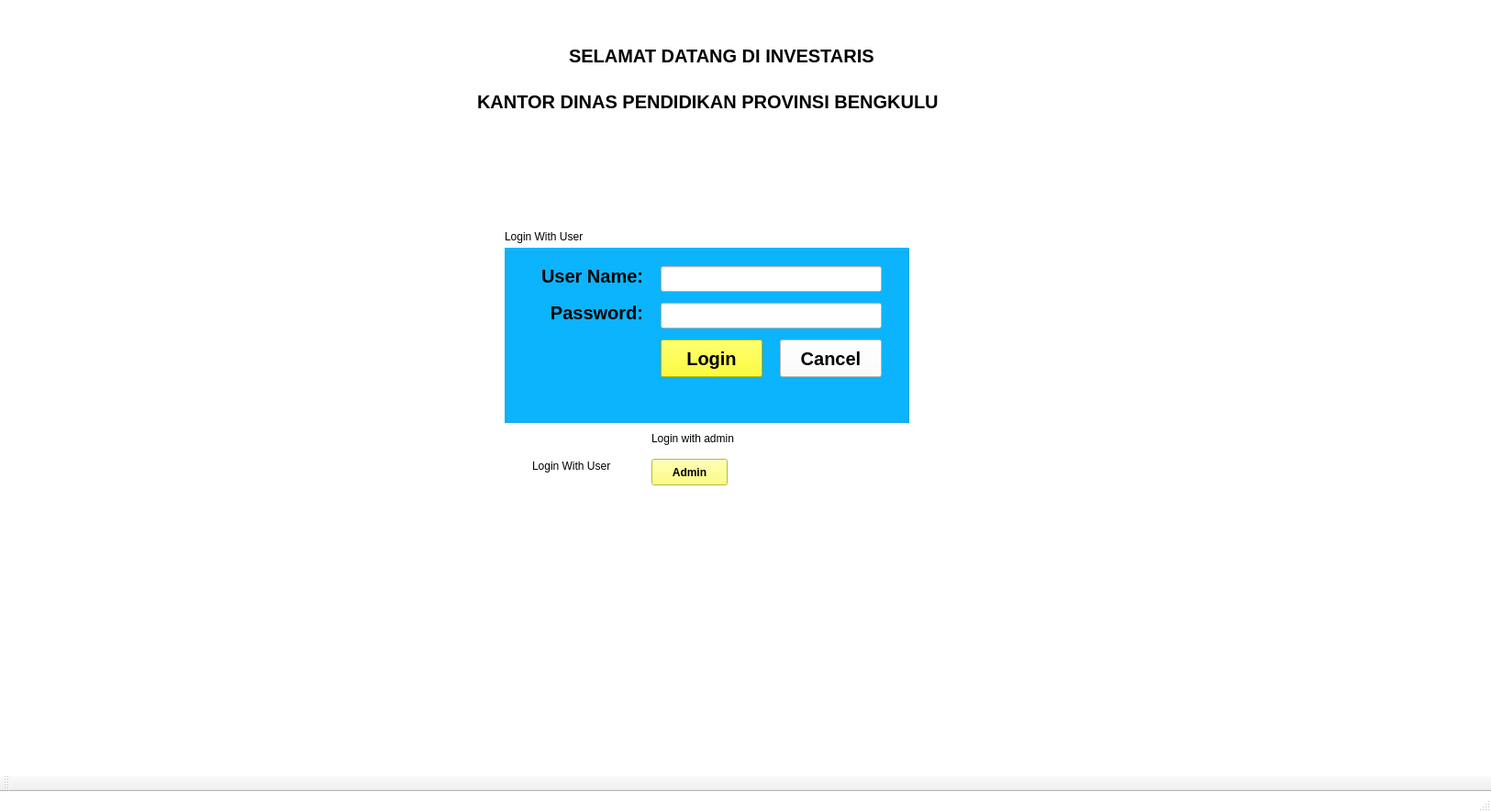
<?xml version="1.0" encoding="UTF-8"?>
<ui version="4.0">
 <class>Login</class>
 <widget class="QMainWindow" name="Login">
  <property name="geometry">
   <rect>
    <x>0</x>
    <y>0</y>
    <width>1625</width>
    <height>885</height>
   </rect>
  </property>
  <property name="font">
   <font>
    <pointsize>10</pointsize>
   </font>
  </property>
  <property name="mouseTracking">
   <bool>false</bool>
  </property>
  <property name="windowTitle">
   <string>MainWindow</string>
  </property>
  <property name="styleSheet">
   <string notr="true">QMainWindow
{

	background-color: rgb(255, 255, 255);
}</string>
  </property>
  <widget class="QWidget" name="centralwidget">
   <property name="styleSheet">
    <string notr="true"/>
   </property>
   <widget class="QGroupBox" name="groupBox">
    <property name="geometry">
     <rect>
      <x>550</x>
      <y>270</y>
      <width>441</width>
      <height>191</height>
     </rect>
    </property>
    <property name="styleSheet">
     <string notr="true">QGroupBox
{
	background-color: rgb(11, 182, 255);

}</string>
    </property>
    <property name="title">
     <string/>
    </property>
    <widget class="QLabel" name="label">
     <property name="geometry">
      <rect>
       <x>40</x>
       <y>10</y>
       <width>141</width>
       <height>41</height>
      </rect>
     </property>
     <property name="font">
      <font>
       <pointsize>15</pointsize>
       <bold>true</bold>
      </font>
     </property>
     <property name="styleSheet">
      <string notr="true">QLabel
{
color: qlineargradient(spread:pad, x1:1, y1:1, x2:1, y2:1, stop:0 rgba(0, 0, 0, 255), stop:1 rgba(255, 255, 255, 255));
}</string>
     </property>
     <property name="text">
      <string>User Name:</string>
     </property>
    </widget>
    <widget class="QLabel" name="label_2">
     <property name="geometry">
      <rect>
       <x>30</x>
       <y>50</y>
       <width>121</width>
       <height>41</height>
      </rect>
     </property>
     <property name="font">
      <font>
       <pointsize>15</pointsize>
       <bold>true</bold>
      </font>
     </property>
     <property name="styleSheet">
      <string notr="true">QLabel
{
color: qlineargradient(spread:pad, x1:1, y1:1, x2:1, y2:1, stop:0 rgba(0, 0, 0, 255), stop:1 rgba(255, 255, 255, 255));
}</string>
     </property>
     <property name="text">
      <string>Password:</string>
     </property>
     <property name="alignment">
      <set>Qt::AlignRight|Qt::AlignTrailing|Qt::AlignVCenter</set>
     </property>
    </widget>
    <widget class="QLineEdit" name="lineEdit_User_Name">
     <property name="geometry">
      <rect>
       <x>170</x>
       <y>20</y>
       <width>241</width>
       <height>28</height>
      </rect>
     </property>
     <property name="font">
      <font>
       <pointsize>15</pointsize>
       <bold>true</bold>
      </font>
     </property>
     <property name="styleSheet">
      <string notr="true">QLineEdit
{
	
	color: rgb(0, 0, 0);
	background-color: rgb(255, 255, 255);
}</string>
     </property>
     <property name="text">
      <string/>
     </property>
     <property name="echoMode">
      <enum>QLineEdit::Normal</enum>
     </property>
    </widget>
    <widget class="QLineEdit" name="lineEdit_Password">
     <property name="geometry">
      <rect>
       <x>170</x>
       <y>60</y>
       <width>241</width>
       <height>28</height>
      </rect>
     </property>
     <property name="font">
      <font>
       <pointsize>15</pointsize>
       <bold>true</bold>
      </font>
     </property>
     <property name="styleSheet">
      <string notr="true">QLineEdit
{
	
	color: rgb(0, 0, 0);
	background-color: rgb(255, 255, 255);
}</string>
     </property>
     <property name="echoMode">
      <enum>QLineEdit::Password</enum>
     </property>
    </widget>
    <widget class="QPushButton" name="pushButton_Login">
     <property name="geometry">
      <rect>
       <x>170</x>
       <y>100</y>
       <width>111</width>
       <height>41</height>
      </rect>
     </property>
     <property name="font">
      <font>
       <pointsize>15</pointsize>
       <bold>true</bold>
      </font>
     </property>
     <property name="styleSheet">
      <string notr="true">color: rgb(0,0,0);
background-color: rgb(255, 255, 0);</string>
     </property>
     <property name="text">
      <string>Login</string>
     </property>
    </widget>
    <widget class="QPushButton" name="pushButton_Cancel">
     <property name="geometry">
      <rect>
       <x>300</x>
       <y>100</y>
       <width>111</width>
       <height>41</height>
      </rect>
     </property>
     <property name="font">
      <font>
       <pointsize>15</pointsize>
       <bold>true</bold>
      </font>
     </property>
     <property name="styleSheet">
      <string notr="true">color: rgb(0, 0, 0);
background-color: rgb(255, 255, 255);</string>
     </property>
     <property name="text">
      <string>Cancel</string>
     </property>
    </widget>
   </widget>
   <widget class="QLabel" name="label_3">
    <property name="geometry">
     <rect>
      <x>620</x>
      <y>10</y>
      <width>431</width>
      <height>101</height>
     </rect>
    </property>
    <property name="font">
     <font>
      <pointsize>15</pointsize>
      <bold>true</bold>
     </font>
    </property>
    <property name="styleSheet">
     <string notr="true">QLabel
{
color: qlineargradient(spread:pad, x1:1, y1:1, x2:1, y2:1, stop:0 rgba(0, 0, 0, 255), stop:1 rgba(255, 255, 255, 255));
}</string>
    </property>
    <property name="text">
     <string>SELAMAT DATANG DI INVESTARIS </string>
    </property>
   </widget>
   <widget class="QLabel" name="label_4">
    <property name="geometry">
     <rect>
      <x>520</x>
      <y>60</y>
      <width>1031</width>
      <height>101</height>
     </rect>
    </property>
    <property name="font">
     <font>
      <pointsize>15</pointsize>
      <bold>true</bold>
     </font>
    </property>
    <property name="styleSheet">
     <string notr="true">QLabel
{
color: qlineargradient(spread:pad, x1:1, y1:1, x2:1, y2:1, stop:0 rgba(0, 0, 0, 255), stop:1 rgba(255, 255, 255, 255));
}</string>
    </property>
    <property name="text">
     <string>KANTOR DINAS PENDIDIKAN PROVINSI BENGKULU</string>
    </property>
   </widget>
   <widget class="QLabel" name="label_5">
    <property name="geometry">
     <rect>
      <x>710</x>
      <y>470</y>
      <width>121</width>
      <height>16</height>
     </rect>
    </property>
    <property name="font">
     <font>
      <bold>false</bold>
     </font>
    </property>
    <property name="styleSheet">
     <string notr="true">color: rgb(0, 0, 0);</string>
    </property>
    <property name="text">
     <string>Login with admin</string>
    </property>
   </widget>
   <widget class="QPushButton" name="pushButton">
    <property name="geometry">
     <rect>
      <x>710</x>
      <y>500</y>
      <width>83</width>
      <height>29</height>
     </rect>
    </property>
    <property name="font">
     <font>
      <bold>true</bold>
     </font>
    </property>
    <property name="styleSheet">
     <string notr="true">background-color: rgb(253, 253, 96);
color: rgb(0, 0, 0);</string>
    </property>
    <property name="text">
     <string>Admin</string>
    </property>
   </widget>
   <widget class="QLabel" name="label_6">
    <property name="geometry">
     <rect>
      <x>550</x>
      <y>250</y>
      <width>121</width>
      <height>16</height>
     </rect>
    </property>
    <property name="font">
     <font>
      <bold>false</bold>
     </font>
    </property>
    <property name="styleSheet">
     <string notr="true">color: rgb(0, 0, 0);</string>
    </property>
    <property name="text">
     <string>Login With User</string>
    </property>
   </widget>
   <widget class="QLabel" name="label_11">
    <property name="geometry">
     <rect>
      <x>580</x>
      <y>500</y>
      <width>121</width>
      <height>16</height>
     </rect>
    </property>
    <property name="font">
     <font>
      <bold>false</bold>
     </font>
    </property>
    <property name="styleSheet">
     <string notr="true">color: rgb(0, 0, 0);</string>
    </property>
    <property name="text">
     <string>Login With User</string>
    </property>
   </widget>
  </widget>
  <widget class="QMenuBar" name="menubar">
   <property name="geometry">
    <rect>
     <x>0</x>
     <y>0</y>
     <width>1625</width>
     <height>25</height>
    </rect>
   </property>
  </widget>
  <widget class="QStatusBar" name="statusbar"/>
  <widget class="QToolBar" name="toolBar">
   <property name="windowTitle">
    <string>toolBar</string>
   </property>
   <attribute name="toolBarArea">
    <enum>BottomToolBarArea</enum>
   </attribute>
   <attribute name="toolBarBreak">
    <bool>false</bool>
   </attribute>
  </widget>
 </widget>
 <resources/>
 <connections/>
</ui>
